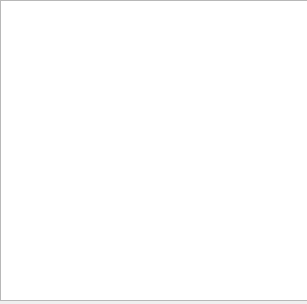
<?xml version="1.0" encoding="UTF-8"?>
<ui version="4.0">
 <class>ArmatureViewClass</class>
 <widget class="QWidget" name="ArmatureViewClass">
  <property name="geometry">
   <rect>
    <x>0</x>
    <y>0</y>
    <width>307</width>
    <height>304</height>
   </rect>
  </property>
  <property name="windowTitle">
   <string>Form</string>
  </property>
  <widget class="QWidget" name="verticalLayoutWidget">
   <property name="geometry">
    <rect>
     <x>0</x>
     <y>0</y>
     <width>401</width>
     <height>301</height>
    </rect>
   </property>
   <layout class="QVBoxLayout" name="verticalLayout">
    <item>
     <widget class="QListWidget" name="listWidget"/>
    </item>
   </layout>
  </widget>
 </widget>
 <resources/>
 <connections/>
</ui>
